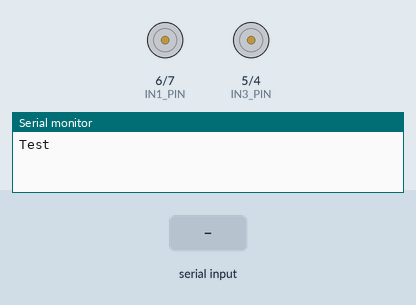
Recording of a sketch running on a simulated Arduino Uno, built with avr-gcc and run on an emulated ATmega328P. Parts: motor-driver pin pairs drawn as motors (green arrow = first pin HIGH = forward, orange = second pin HIGH = backward, longer = more drive, scaled by the enable pin), the last lines printed to the serial monitor. The test bench sets the inputs (shaded band). Random numbers use the default seed unless the sketch sets one.

Above: at 1.2 s.
1.3 s: "A" received over the second serial link
At 1.83 s:
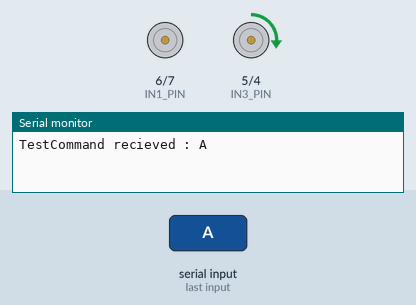
4.3 s: "W" received over the second serial link
At 7.0 s:
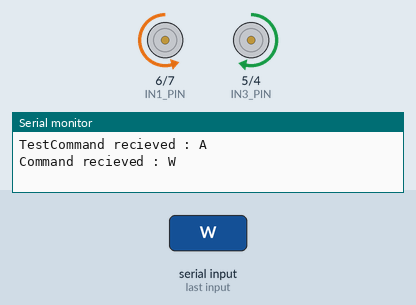
7.3 s: "D" received over the second serial link
At 7.77 s:
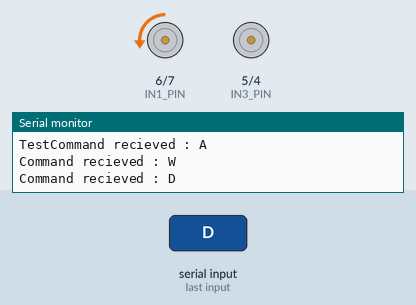
Timing chart, 0 to 11.4 s (numbered marks = the images above; inputs shaded):
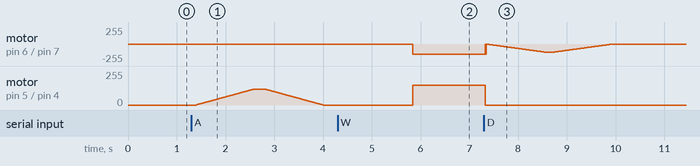

The sketch:

Controller.ino
```cpp
#include <SoftwareSerial.h>
SoftwareSerial hc06(11,10); //TX connects to 2(RX), RX connects to 3(TX)
String cmd="";
float sensor_val=0;
// constants won't change
const int ENA_PIN = 9; // the Arduino pin connected to the EN1 pin L298N
const int IN1_PIN = 6; // the Arduino pin connected to the IN1 pin L298N
const int IN2_PIN = 7; // the Arduino pin connected to the IN2 pin L298N
const int IN3_PIN = 5; // the Arduino pin connected to the IN2 pin L298N
const int IN4_PIN = 4;  // the Arduino pin connected to the IN2 pin L298N
const int ENB_PIN = 3; // the Arduino pin connected to the EN1 pin L298N
void setup(){
 	//Initialize Serial Monitor
 	Serial.begin(9600);
 	//Initialize Bluetooth Serial Port
 	hc06.begin(9600);
  Serial.print("Test");
  pinMode(ENA_PIN, OUTPUT);
  pinMode(IN1_PIN, OUTPUT);
  pinMode(IN2_PIN, OUTPUT);
  pinMode(IN3_PIN, OUTPUT);
  pinMode(IN4_PIN, OUTPUT);
  pinMode(ENB_PIN, OUTPUT);
}
void loop(){
 	//Read data from HC06
 	while(hc06.available()>0){
 			cmd+=(char)hc06.read();
 	}


//Select function with cmd
 	if(cmd!=""){
 			Serial.print("Command recieved : ");
 			Serial.println(cmd);
 			// We expect ON or OFF from bluetooth
 			if(cmd=="W"){
 							digitalWrite(IN1_PIN, LOW); // control motor A spins
              digitalWrite(IN2_PIN, HIGH);  // control motor A spins clockwise}
              digitalWrite(IN3_PIN, HIGH);
              digitalWrite(IN4_PIN, LOW);  // control motor A spins clockwise}
              //delay(1000);
              for (int speed = 0; speed <= 150; speed++) {
                    analogWrite(ENA_PIN, (int)((speed/150)*155)); // control the speed
                    analogWrite(ENB_PIN, (int)((speed/150)*150)); // control the speed


                    delay(10);
              }
              //delay(1000);


 			}else if(cmd=="S"){
 							digitalWrite(IN1_PIN, LOW);   // control motor A spins anti-clockwise
              digitalWrite(IN2_PIN, HIGH);  // control motor A spins anti-clockwise
              digitalWrite(IN3_PIN, HIGH);   // control motor A spins anti-clockwise
              digitalWrite(IN4_PIN, LOW);  // control motor A spins anti-clockwise
              //delay(1000);
              for (int speed = 150; speed >= 0; speed--) {
                  analogWrite(ENA_PIN, (int)((speed/150)*155)); // control the speed
                  analogWrite(ENB_PIN, (int)((speed/150)*150)); // control the speed
                  delay(10);
              }
              //delay(1000); // stop motor 1 second

 			} else if(cmd == "A"){
 							digitalWrite(IN1_PIN, LOW);   // control motor A spins anti-clockwise
              digitalWrite(IN2_PIN, LOW);  // control motor A spins anti-clockwise
              digitalWrite(IN3_PIN, HIGH);   // control motor A spins anti-clockwise
              digitalWrite(IN4_PIN, LOW);  // control motor A spins anti-clockwise
              //delay(1000);
              for (int speed = 0; speed <= 120; speed++) {
                  analogWrite(ENA_PIN, speed); // control the speed
                  analogWrite(ENB_PIN, speed); // control the speed
                  delay(10);
              }

              delay(200);

              for (int speed = 120; speed >= 0; speed--) {
                  analogWrite(ENA_PIN, speed); // control the speed
                  analogWrite(ENB_PIN, speed); // control the speed
                  delay(10);
              }
              //delay(1000); // stop motor 1 second
      } else if(cmd == "D"){
 							digitalWrite(IN1_PIN, LOW);   // control motor A spins anti-clockwise
              digitalWrite(IN2_PIN, HIGH);  // control motor A spins anti-clockwise
              digitalWrite(IN3_PIN, LOW);   // control motor A spins anti-clockwise
              digitalWrite(IN4_PIN, LOW);  // control motor A spins anti-clockwise
              //delay(1000);
              for (int speed = 0; speed <= 120; speed++) {
                  analogWrite(ENA_PIN, speed); // control the speed
                  analogWrite(ENB_PIN, speed); // control the speed
                  delay(10);
              }

              delay(200);

              for (int speed = 120; speed >= 0; speed--) {
                  analogWrite(ENA_PIN, speed); // control the speed
                  analogWrite(ENB_PIN, speed); // control the speed
                  delay(10);
              }
              //delay(1000); // stop motor 1 second
      } else{
 							Serial.println("Invalid Command");
 			}
 			cmd=""; //reset cmd
 	}
 	// Simulate sensor measurement
 	sensor_val=(float)random(256); // random number between 0 and 255
 	//Write sensor data to HC06
 	hc06.print(sensor_val);
 	delay(100);
}
```

Measured:
- after the input at 1.3 s, motor on pin 5 (IN3_PIN) / pin 4 (IN4_PIN): rises from stopped to forward 120/255 in 1.2 s, then falls to stopped in 1.4 s
- after the input at 4.3 s, motor on pin 6 (IN1_PIN) / pin 7 (IN2_PIN): stopped → backward 155/255 after 1.5 s; motor on pin 5 (IN3_PIN) / pin 4 (IN4_PIN): stopped → forward 150/255 after 1.5 s
- after the input at 7.3 s, motor on pin 5 (IN3_PIN) / pin 4 (IN4_PIN): forward 150/255 → stopped at once
